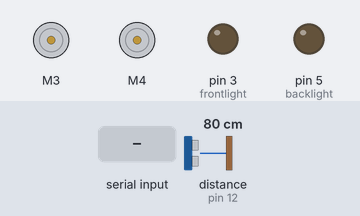
A sketch run on a simulated Arduino Uno, built with avr-gcc and run on an emulated ATmega328P. Parts: 2 × DC motor (green arrow = forward, orange = backward, longer = faster), output pins drawn as LEDs (lit = HIGH). The test bench sets the inputs (shaded band); at power-on: distance to the obstacle (sensor on pin 12) 80 cm. The echo pulse lasts 58.3 µs per cm; pins used as bus, display or sensor lines are not drawn.

Above: at 1.2 s.
1.3 s: "F" received over Serial
At 2.3 s:
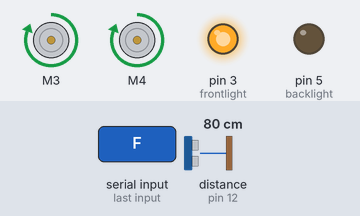
2.8 s: "B" received over Serial
At 3.3 s:
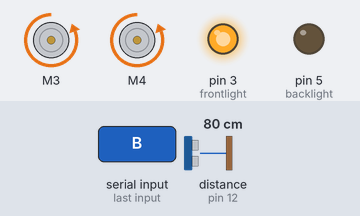
4.3 s: "L" received over Serial
At 5.5 s:
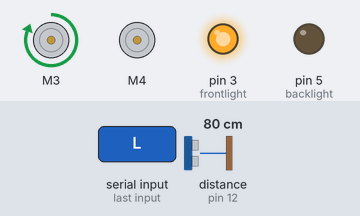
5.8 s: "R" received over Serial
At 6.7 s:
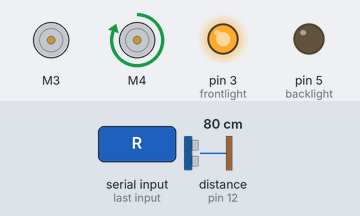
7.3 s: "1" received over Serial
At 7.9 s:
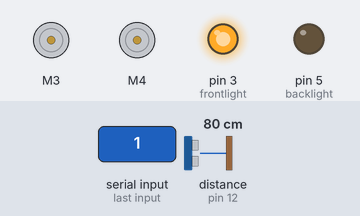
Timing chart, 0 to 9.8 s (numbered marks = the images above; inputs shaded):
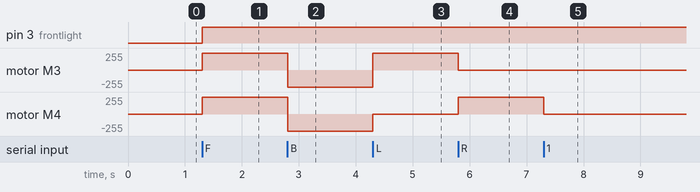

The sketch:

Ultrasonic_sensor_Plus_Bluetooth.ino
```cpp
/*
  HC-SR04 Ping distance sensor]
  VCC to arduino 5v GND to arduino GND
  Echo to Arduino pin 13 Trig to Arduino pin 12
  Red POS to Arduino pin 11
  Green POS to Arduino pin 10
  560 ohm resistor to both LED NEG and GRD power rail
  More info at: http://goo.gl/kJ8Gl
  Original code improvements to the Ping sketch sourced from Trollmaker.com
  Some code and wiring inspired by http://en.wikiversity.org/wiki/User:Dstaub/robotcar
*/
#include <AFMotor.h>

#define trigPin 13
#define echoPin 12
#define frontlight 3
#define backlight 5

AF_DCMotor motor1(3);
AF_DCMotor motor2(4);
char command;

void setup() {
  Serial.begin (9600);
  pinMode(trigPin, OUTPUT);
  pinMode(echoPin, INPUT);
  pinMode(frontlight, OUTPUT);
  pinMode(backlight, OUTPUT);

}

void loop() {
  if(Serial.available() > 0){
    command = Serial.read();
    Stop(); //initialize with motors stoped
    //Change pin mode only if new command is different from previous.
    //Serial.println(command);
    switch(command){
    case 'F':
      forward();
      break;
    case 'B':
       back();
      break;
    case 'L':
      left();
      break;
    case 'R':
      right();
      break;
    }
  }
}

void back()
{
  motor1.setSpeed(255);
  motor1.run(BACKWARD); //rotate the motor counterclockwise
  motor2.setSpeed(255);
  motor2.run(BACKWARD); //rotate the motor counterclockwise
  digitalWrite(5, LOW);   // turn the LED off (LOW is the voltage level)
  digitalWrite(3, HIGH);   // turn the LED on (HIGH is the voltage level)
}

void left()
{
  motor1.setSpeed(255); //Define maximum velocity
  motor1.run(FORWARD); //rotate the motor clockwise
  motor2.setSpeed(0);
  motor2.run(RELEASE); //turn motor2 off
}

void right()
{
  motor1.setSpeed(0);
  motor1.run(RELEASE); //turn motor1 off
  motor2.setSpeed(255); //Define maximum velocity
  motor2.run(FORWARD); //rotate the motor clockwise
}

void Stop()
{
  motor1.setSpeed(0);
  motor2.run(RELEASE); //turn motor1 off
  motor2.setSpeed(0);
  motor2.run(RELEASE); //turn motor2 off
}
void forward()
{
  long duration, distance;
  digitalWrite(trigPin, LOW);  // Added this line
  delayMicroseconds(2); // Added this line
  digitalWrite(trigPin, HIGH);
  //  delayMicroseconds(1000); - Removed this line
  delayMicroseconds(10); // Added this line
  digitalWrite(trigPin, LOW);
  duration = pulseIn(echoPin, HIGH);
  distance = (duration / 2) / 29.1;

if (distance < 30) {  // This is where the LED On/Off happens
    motor1.run(RELEASE); //rotate the motor clockwise
    motor2.run(RELEASE); //rotate the motor clockwise
    digitalWrite(5, HIGH);   // turn the LED on (HIGH is the voltage level)
    digitalWrite(3, LOW);   // turn the LED off (LOW is the voltage level)
  }
  else {
    motor1.setSpeed(255); //Define maximum velocity
    motor1.run(FORWARD); //rotate the motor clockwise
    motor2.setSpeed(255); //Define maximum velocity
    motor2.run(FORWARD); //rotate the motor clockwise
    digitalWrite(5, LOW);   // turn the LED on (HIGH is the voltage level)
    digitalWrite(3, HIGH);   // turn the LED off (LOW is the voltage level)
  }
  }
```

Measured:
- after the input at 1.3 s, pin 3 (frontlight): LOW → HIGH at once; motor M3, motor M4: stopped → forward 255/255 at once
- after the input at 2.8 s, motor M3, motor M4: forward 255/255 → backward 255/255 at once
- after the input at 4.3 s, motor M3: backward 255/255 → forward 255/255 at once; motor M4: backward 255/255 → stopped at once
- after the input at 5.8 s, motor M3: forward 255/255 → stopped at once; motor M4: stopped → forward 255/255 at once
- after the input at 7.3 s, motor M4: forward 255/255 → stopped at once
